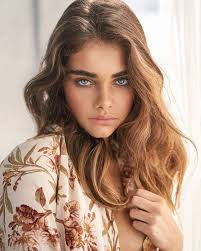
#> input picture images.jpg, 201 x 251 px
$ jupyter execute assignment.ipynb
#> lines starting #> are read from the running program, lines starting #| are printed output that depends on the picture
[cell 1]
import cv2
import numpy as np
import matplotlib.pyplot as plt

1. Transform the image in the +x direction by 25%, and create an image
2. Transform the image in the +y direction by 25%, and create an image

[cell 2]
# read img and convert color
img = cv2.imread('images.jpg')
#> img is the input picture: shape (251, 201, 3); mean B, G, R 132, 150.2, 179.5
img = cv2.cvtColor(img, cv2.COLOR_BGR2RGB)

# build a transformation matrix for 25% both in +x and +y direction
matrix = [[1.25, 0, 0], #x
          [0, 1.25, 0]] #y
t = np.float32(matrix)
h, w = img.shape[:2]
#> h = 251; w = 201

# transform
img_trans = cv2.warpAffine(img, t, (w, h))
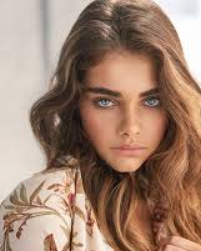
#> img_trans: shape (251, 201, 3); mean R, G, B 160.4, 130.6, 112.6

# plot
fig, ax = plt.subplots(1, figsize=(12,8))
ax.axis('off')

# plt.figure(1)
plt.subplot(121)
plt.imshow(img)

plt.subplot(122)
plt.imshow(img_trans)
# plt.show()

3. Rotate the image in Z by 90 degree
4. Rotate the image in Z by -90 degree

[cell 3]
h, w = img_trans.shape[:2]
# (w/2, h/2) -> center of the image

# rotation around z-axis by +90 degrees
T = cv2.getRotationMatrix2D((w/2, h/2), 90, 1)
img_rotated_postive90 = cv2.warpAffine(img_trans, T, (w, h))
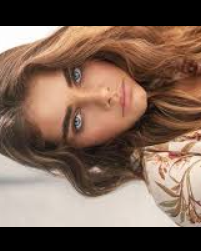
#> img_rotated_postive90: shape (251, 201, 3); mean R, G, B 124.7, 99.8, 85
# rotation around z-axis by -90 degrees
T = cv2.getRotationMatrix2D((w/2, h/2), -90, 1)
#> T = [[6.12e-17, -1, 226], [1, 6.12e-17, 25]]
img_rotated_negative90 = cv2.warpAffine(img_rotated_postive90, T, (w, h))
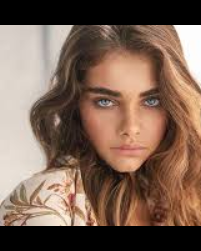
#> img_rotated_negative90: shape (251, 201, 3); mean R, G, B 124.7, 99.8, 85

fig, ax = plt.subplots(1, figsize=(12,8))
ax.axis('off')

plt.subplot(131)
plt.imshow(img_trans)

plt.subplot(132)
plt.imshow(img_rotated_postive90)

plt.subplot(133)
plt.imshow(img_rotated_negative90)

5. From the center of the image, in all directions, increase the RGB values of the pixels in a manner that, each pixel from the center, the percentage drops by 1%. i.e. the center pixel's RGB will increase by 50%, and the next pixels in x and y directions will be 49%. This goes on and on until the increase becomes 0 %.

[cell 4]
from PIL import Image

img_final = img_rotated_negative90

[cell 5]
(B, G, R) = cv2.split(img_final)
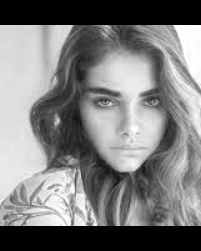
#> B: shape (251, 201); min 0, max 255, mean 124.7

[cell 6]
# size = 200
sigma_x = 50
sigma_y = 50

h, w, _ = img_final.shape
x = np.linspace(-50, 50, w)
#> x = 201 values from -50 to 50
y = np.linspace(-50, 50, h)
#> y = 251 values from -50 to 50

x, y = np.meshgrid(x, y)

# creating a gaussian distribution with 50% illumination in the center
x += 50
x[x[:, :] > 50] -= 100
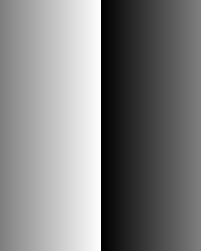
#> x: shape (251, 201) float64; min -49.5, max 50, mean 0.2; drawn with min black and max white
x[x[:, :] < 0] *= -1
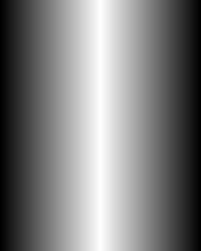
#> x: shape (251, 201) float64; min 0, max 50, mean 24.9; drawn with min black and max white
x *= 0.01
x += 1

[cell 7]
R = (x*R).astype(int)
G = (x*G).astype(int)
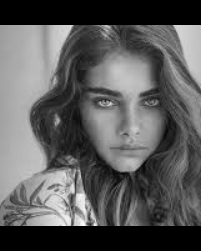
#> G: shape (251, 201) int64; min 0, max 336, mean 120.7; drawn with min black and max white
B = (x*B).astype(int)
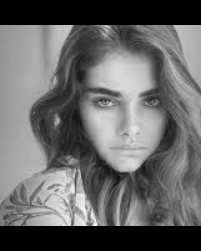
#> B: shape (251, 201) int64; min 0, max 376, mean 152.2; drawn with min black and max white

[cell 8]
merged = cv2.merge([B, G, R])
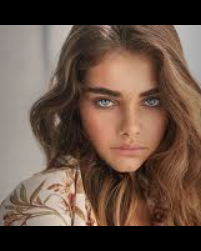
#> merged: shape (251, 201, 3) int32; mean R, G, B 152.2, 120.7, 102.2; drawn with min black and max white

[cell 9]
fig, ax = plt.subplots(1, figsize=(12,8))
ax.axis('off')

plt.subplot(121)
plt.imshow(img_final)

plt.subplot(122)
plt.imshow(merged)
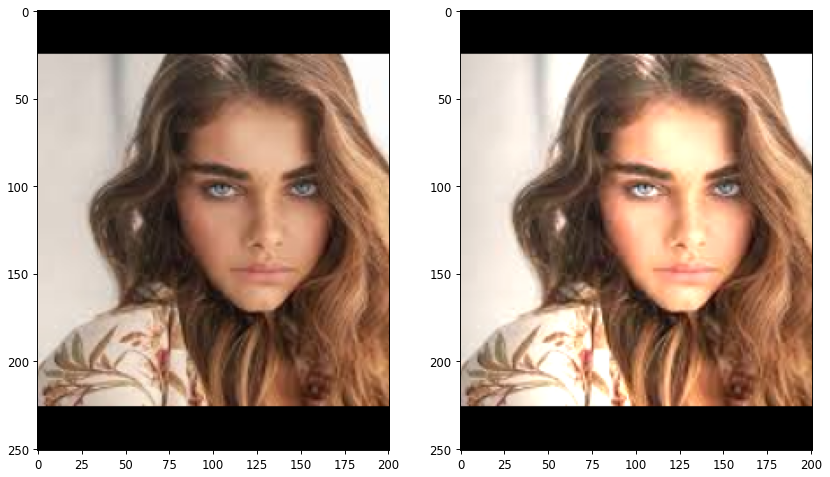
#> figure drawn by matplotlib, 2 panels

$ run again, with Q_1and2.png saved as images.jpg
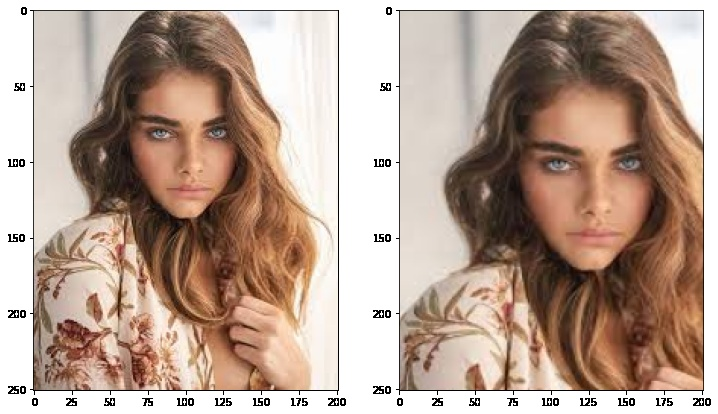
#> input picture Q_1and2.png, 718 x 414 px
#> img is the input picture: shape (414, 718, 3); mean B, G, R 147.3, 161.4, 184.4
#> `merged = cv2.merge([B, G, R])`:
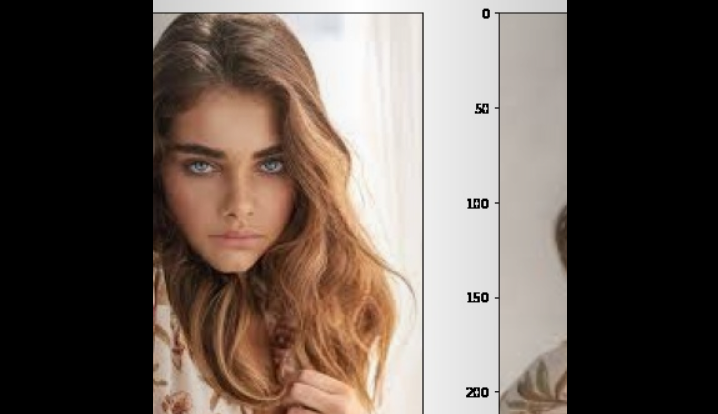
#> merged: shape (414, 718, 3) int32; mean R, G, B 152.6, 135.3, 124.2; drawn with min black and max white
#> `[cell 9] fig, ax = plt.subplots(1, figsize=(12,8)) ax.axis('off')  plt..`:
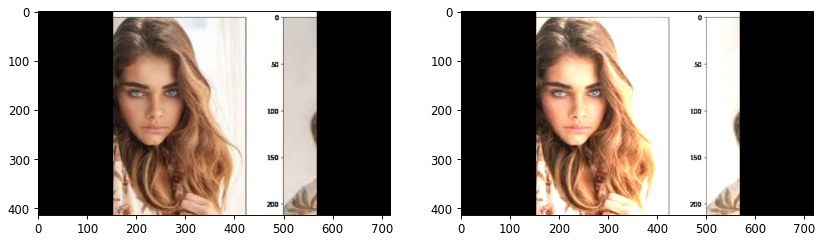
#> figure drawn by matplotlib, 2 panels

$ run again, with Q_3.png saved as images.jpg
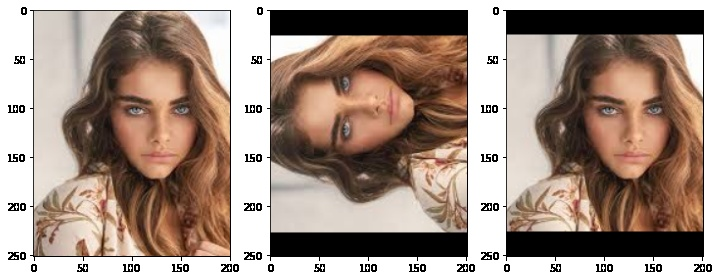
#> input picture Q_3.png, 719 x 280 px
#> img is the input picture: shape (280, 719, 3); mean B, G, R 133.1, 144.5, 163.5
#> `[cell 9] fig, ax = plt.subplots(1, figsize=(12,8)) ax.axis('off')  plt..`:
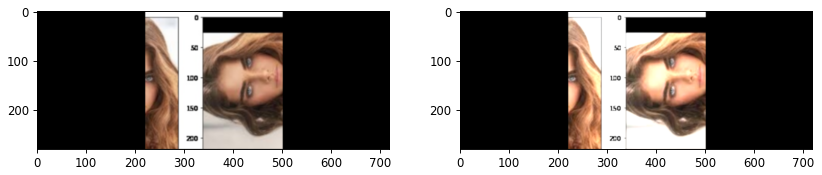
#> figure drawn by matplotlib, 2 panels
